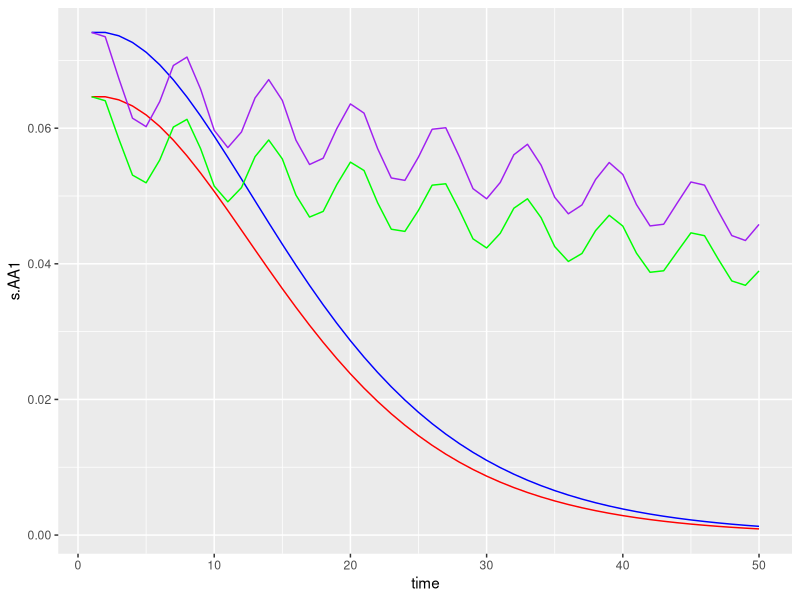

Write R code to recreate this figure. (Note: a time limit stopped this script after it produced the figure.)
library(ggplot2)
library(tidyverse)
## This is the version of the model with a single grid, and no migration, which was used for simulations for Skipjack Tuna and Dogfish
## In this version, fishing pressue is displaced rather than removed by reserves

############################################################################
## Parameters:

NUM.reps <- 1 # The number of replicate simuulations to run
NUM.gens.pre.fishing <- 25 # The number of generations before any fishery
NUM.gens.pre.reserve <- 50 # The number of generations of fishing before reserves are installed
NUM.gens.post.reserve <- 0 # The number of generations with the reserve installed

NS.patches <- 20 # the number of patches on the north-south axis
EW.patches <- 20 # the number of patches on the east-west axis
patch.size <- 100 # the width and height of each grid cell in nautical miles
## View the "world" coordinates:
#view.world <- array(seq(1,NS.patches*EW.patches),c(NS.patches,EW.patches))
#view.world

init.a <- 0.1 # The initial frequency of the low movement allele

sb <- 0.37 # survival proportion for babies

##########################################################
# MAKE THIS A FUNCTION OF A SEA SURFACE TEMP EVENTUALLY  #
M.AA <- 1 # natural mortality for AA                     #
s.AA <- exp(-M.AA) # survival proportion for AA genotype #
M.aa <- 1 # natural mortality for aa                   #
s <- exp(-M.aa) # survival proportion for aa genotype #
##########################################################
sst.change1 = seq(0, 50, .14)
x = seq(0, 5, .1)
sst.change2 = 2*sin(10*x) + (0.18)

SST.AA1 = 25
SST.AA2 = 25
SST.aa1 = 25
SST.aa2 = 25

L = 5
K = 1

M.AA1 <- 1
M.AA2 <- 1
M.aa1 <- 1
M.aa2 <- 1

s.AA1 = vector(mode = "numeric", 50)
s.AA2 = vector(mode = "numeric", 50)
s.aa1 = vector(mode = "numeric", 50)
s.aa2 = vector(mode = "numeric", 50)

for (i in 1:50) {
  M.AA1 = -0.0152 - (0.279 * log10(L)) + (0.6543 * log10(K)) + (0.4634 * log10(SST.AA1))
  M.AA1 = 10^M.AA1
  s.AA1[i] = exp(-M.AA1)
  M.aa1 = -0.0152 - (0.279 * log10(L)) + (0.6543 * log10(K)) + (0.4634 * log10(SST.aa1))
  M.aa1 = 10^M.aa1 * .95
  s.aa1[i] = exp(-M.aa1)
  SST.AA1 = SST.AA1 + sst.change1[i]
  SST.aa1 = SST.aa1 + sst.change1[i]
  
  M.AA2 = -0.0152 - (0.279 * log10(L)) + (0.6543 * log10(K)) + (0.4634 * log10(SST.AA2))
  M.AA2 =  10^M.AA2
  s.AA2[i] = exp(-M.AA2)
  M.aa2 = -0.0152 - (0.279 * log10(L)) + (0.6543 * log10(K)) + (0.4634 * log10(SST.AA2))
  M.aa2 = 10^M.aa2 * .95
  s.aa2[i] = exp(-M.aa2)
  SST.AA2 = SST.AA2 + sst.change2[i]
  SST.aa2 = SST.aa2 + sst.change2[i]
}

df = as.data.frame(s.AA1)
df$s.aa1 = s.aa1
df$s.AA2 = s.AA2
df$s.aa2 = s.aa2

df = df %>% 
  mutate(time = seq(1, 50, 1))

ggplot(df) +
  geom_path(aes(x = time, y = s.AA1), color = "red") +
  geom_path(aes(x = time, y = s.aa1), color = "blue") +
  geom_path(aes(x = time, y = s.AA2), color = "green") +
  geom_path(aes(x = time, y = s.aa2), color = "purple")

dd <- 0.0005 # density dependendence of baby survival 
fecundity <- 1500 # The number of babies produced, on average, by each adult female each year.
maturity.age <- 1.5 # The average age at which individuals mature (i.e., the age at which 50% of individuals are mature)
fished.factor <- 0.8
#fished <- fished.factor*(1-s) # Fishing mortalty: the proportion of adults that get fished per year
fished <- fished.factor
reserves.at <- c(14,15,18,19) # This determines which patches are marine reserves. Should be a list: e.g., for one reserve, c(369,370,371,372,389,390,391,392,409,410,411,412,429,430,431,432)
bold.mover.distance <- 800 # Individuals with AA genotype move this distance on average every year, in nautical miles
lazy.mover.distance <- 600 # Individuals with aa genotype move this distance on average every year, in nautical miles
Dominance.coefficient <- 0.5 # Dominance coefficient
Heritability.index <- 2 # Influences stochastic variation in movement distance. High numbers decrease variation by reducing the variance around the phenotypic mean in a negative binomial distribution. The phenotypic mean is determined by the genotype.

############################################################################
## Create the world

NUM.age.classes <- 3
NUM.sexes <- 2
NUM.genotypes <- 3

world <- array(0, c(NS.patches, EW.patches, NUM.age.classes, NUM.sexes, NUM.genotypes))

############################################################################
## This populates the world.

init <- function() {
  init.AA <- round(200*(1-init.a)^2)
  init.Aa <- round(200*2*(init.a)*(1-init.a))
  init.aa <- round(200*(init.a)^2)
  pop <- world
  for(lat in 1:NS.patches) {
    for(lon in 1:EW.patches) {
      for(i in 1:NUM.age.classes) {
        for(j in 1:NUM.sexes) {
          pop[lat,lon,i,j,1] <- init.AA
          pop[lat,lon,i,j,2] <- init.Aa
          pop[lat,lon,i,j,3] <- init.aa
        }
      }
    }
  }
  return(pop)
}

############################################################################
## This function creates an array to tell the simulation the reserve locations

where.reserves <- function(reserves.at) {
  reserve.patches <- array(0, c(NS.patches, EW.patches))
  for(i in 1:length(reserves.at)) {
    x <- ((reserves.at[i]-1) %/% NS.patches) + 1
    y <- ((reserves.at[i]-1) %% NS.patches) + 1
    reserve.patches[y,x] <- 1
  }
  return(reserve.patches)
}
reserve.patches <- where.reserves(reserves.at)

############################################################################
## This function causes adults to reproduce in spawning areas

spawn <- function(pop) {
  
  fec <- fecundity
  
  for(lat in 1:NS.patches) {
    for(lon in 1:EW.patches) {
      num.females <- sum(pop[lat,lon,3,1,])
      num.males <- sum(pop[lat,lon,3,2,])
      # Spawning only occurs if there is at least one males and one females in the patch
      if(num.females > 0 && num.males > 0) {
        # All females produce the same mean number of eggs
        NUM.A.eggs <- rpois(1,fec*pop[lat,lon,3,1,1] + fec*pop[lat,lon,3,1,2]/2)
        NUM.a.eggs <- rpois(1,fec*pop[lat,lon,3,1,3] + fec*pop[lat,lon,3,1,2]/2)
        # Males produce sperm in proportion to their genotypes 
        freq.A.sperm <- pop[lat,lon,3,2,1]/num.males + (pop[lat,lon,3,2,2]/num.males)/2
        freq.a.sperm <- pop[lat,lon,3,2,3]/num.males + (pop[lat,lon,3,2,2]/num.males)/2
        # Sperm fertilize eggs in proportion to sperm genotype frequencies
        AA <- rbinom(1,NUM.A.eggs,freq.A.sperm)
        aa <- rbinom(1,NUM.a.eggs,freq.a.sperm)
        Aa <- NUM.A.eggs+NUM.a.eggs-AA-aa
        # Divide zygotes 50:50 among the sexes
        AA.f <- rbinom(1,AA,0.5)
        AA.m <- AA-AA.f
        Aa.f <- rbinom(1,Aa,0.5)
        Aa.m <- Aa-Aa.f
        aa.f <- rbinom(1,aa,0.5)
        aa.m <- aa-aa.f
        # Female babies
        pop[lat,lon,1,1,1] <- pop[lat,lon,1,1,1] + AA.f
        pop[lat,lon,1,1,2] <- pop[lat,lon,1,1,2] + Aa.f
        pop[lat,lon,1,1,3] <- pop[lat,lon,1,1,3] + aa.f
        # Male babies
        pop[lat,lon,1,2,1] <- pop[lat,lon,1,2,1] + AA.m
        pop[lat,lon,1,2,2] <- pop[lat,lon,1,2,2] + Aa.m
        pop[lat,lon,1,2,3] <- pop[lat,lon,1,2,3] + aa.m
      }
    }
  }
  return(pop)
}

############################################################################
## This function determines density dependent survival proportion for babies

survival <- function(num) {
  s <- sb # general survival rate for babies
  dd <- dd # density dependendence of survival
  result <- s/(1 + dd * num)
}

############################################################################
## This function determines natural survival and recruitment within each grid cell.

p <- 1/(maturity.age)

recruit <- function(pop) {
  recruit.array <- world
  for(lat in 1:NS.patches) {
    for(lon in 1:EW.patches) {
      for(i in 1:NUM.age.classes) {
        if(i == 1) {
          # Some babies survive and recruit to juvenile age class
          s1 <- survival(sum(pop[lat,lon,i,,]))
          for(j in 1:NUM.sexes) {
            for(k in 1:NUM.genotypes) {
              if(pop[lat,lon,i,j,k] > 0) {
                recruit.array[lat,lon,i+1,j,k] <- recruit.array[lat,lon,i+1,j,k] + rbinom(1,pop[lat,lon,i,j,k],s1)
              }
            }
          }
        }
        if(i == 2) {
          # Some juveniles survive
          for(j in 1:NUM.sexes) {
            for(k in 1:NUM.genotypes) {
              if(pop[lat,lon,i,j,k] > 0) {
                juvies.surviving <- rbinom(1,pop[lat,lon,i,j,k],s)
                # Some juveniles recruit to adult age class
                juvies.recruiting <- rbinom(1,juvies.surviving,p)
                recruit.array[lat,lon,i+1,j,k] <- recruit.array[lat,lon,i+1,j,k] + juvies.recruiting
                # The rest of the juveniles remain in the juvenile age class
                recruit.array[lat,lon,i,j,k] <- recruit.array[lat,lon,i,j,k] + juvies.surviving-juvies.recruiting
              }
            }
          }
        }
        if(i == 3) {
          # Some adults survive
          for(j in 1:NUM.sexes) {
            for(k in 1:NUM.genotypes) {
              if(pop[lat,lon,i,j,k] > 0) {
                recruit.array[lat,lon,i,j,k] <- recruit.array[lat,lon,i,j,k] + rbinom(1,pop[lat,lon,i,j,k],s)
              }
            }
          }
        }
      }
    }
  }
  return(recruit.array)
}

############################################################################
## This function determines fishing mortality within each grid cell, depending whether the cell is a reserve.

fishing <- function(pop,gen) {
  if(gen <= pre.reserve.gens+pre.fishing.gens) {
    each.patch.pop <- array(0,c(NS.patches,EW.patches))
    for(i in 2:NUM.age.classes) {
      for(j in 1:NUM.sexes) {
        for(k in 1:NUM.genotypes) {
          each.patch.pop[,] <- each.patch.pop[,] + pop[,,i,j,k]
        }
      }
    }
    mean.per.patch.pop <- mean(each.patch.pop)
    ff <- mean.per.patch.pop*(1/fished-1)
    if(mean.per.patch.pop > 0) {
      for(lat in 1:NS.patches) {
        for(lon in 1:EW.patches) {
          patch.pop <- sum(pop[lat,lon,c(2,3),,])
          if(patch.pop > 0) {
            f <- patch.pop/(ff+patch.pop)
            for(i in 2:NUM.age.classes) {
              for(j in 1:NUM.sexes) {
                for(k in 1:NUM.genotypes) {
                  pop[lat,lon,i,j,k] <- rbinom(1,pop[lat,lon,i,j,k],(1-f))
                }
              }
            }
          }
        }
      }
    }
  }
  if(gen > pre.reserve.gens+pre.fishing.gens) {
    reserve.area <- sum(reserve.patches)/(NS.patches*EW.patches)
    fished.adj <- fished*1/(1-reserve.area)
    each.patch.pop <- array(0,c(NS.patches,EW.patches))
    for(i in 2:NUM.age.classes) {
      for(j in 1:NUM.sexes) {
        for(k in 1:NUM.genotypes) {
          each.patch.pop[,] <- each.patch.pop[,] + pop[,,i,j,k]
        }
      }
    }
    for(lat in 1:NS.patches) {
      for(lon in 1:EW.patches) {
        if(reserve.patches[lat,lon] == 1) {
          each.patch.pop[lat,lon] <- NaN
        }
      }
    }
    mean.per.patch.pop <- mean(each.patch.pop,na.rm=TRUE)
    ff <- mean.per.patch.pop*(1/fished.adj-1)
    if(mean.per.patch.pop > 0) {
      for(lat in 1:NS.patches) {
        for(lon in 1:EW.patches) {
          if(reserve.patches[lat,lon] == 0) {
            patch.pop <- sum(pop[lat,lon,c(2,3),,])
            if(patch.pop > 0) {
              f <- patch.pop/(ff+patch.pop)
              for(i in 2:NUM.age.classes) {
                for(j in 1:NUM.sexes) {
                  for(k in 1:NUM.genotypes) {
                    pop[lat,lon,i,j,k] <- rbinom(1,pop[lat,lon,i,j,k],(1-f))
                  }
                }
              }
            }
          }
        }
      }
    }
  }
  return(pop)
}

############################################################################
## This function determines how far each individual moves. Movement distance for each genotype is drawn from a negative bimonial function. Babies do not move between grid cells. 

move <- function(pop) {
  
  h <- Dominance.coefficient # Dominance coefficient
  Hom.A.movers <- bold.mover.distance # Individuals with AA genotype move this distance on average, in nautical miles
  Hom.a.movers <- lazy.mover.distance # Individuals with aa genotype move this distance on average, in nautical miles
  Het.movers <- min(Hom.A.movers,Hom.a.movers) + h * abs(Hom.A.movers - Hom.a.movers)
  Herit <- Heritability.index # Influences heritability of movement. High numbers increase heritability by reducing the variance around the phenotypic mean. The phenotypic mean is determined by the genotype.
  
  move.array <- world
  
  for(lat in 1:NS.patches) {
    for(lon in 1:EW.patches) {
      for(i in 2:NUM.age.classes) {
        for(j in 1:NUM.sexes) {
          for(k in 1:NUM.genotypes) {
            if(k == 1) { mean.dist <- Hom.A.movers }
            if(k == 2) { mean.dist <- Het.movers }
            if(k == 3) { mean.dist <- Hom.a.movers }
            if(pop[lat,lon,i,j,k] > 0) {
              # movers are subtracted from the present grid cell
              move.array[lat,lon,i,j,k] <- move.array[lat,lon,i,j,k] - pop[lat,lon,i,j,k]
              # determine the distribution of movement distances in nautical miles:
              dist <- rnbinom(pop[lat,lon,i,j,k], mu = mean.dist, size = Herit)
              # determine the direction of each move
              theta <- runif(pop[lat,lon,i,j,k],0,2*pi)
              # bias this movement in the north-south direction (along coasts) if this is a great white shark simulation (otherwise, comment out the next three lines):
              #f.adj <- function(x, u) x-cos(x)*sin(x) - u
              #my.uniroot <- function(x) uniroot(f.adj, c(0, 2*pi), tol = 0.0001, u = x)$root
              #theta <- vapply(theta, my.uniroot, numeric(1))
              # convert direction and distance into a distance in the x-direction (longitude)
              x <- cos(theta)*dist
              # bounce off edges (assume fish start in centre of cell)
              for(m in 1:length(x)) {
                miss_x.edges <- FALSE
                while(miss_x.edges==FALSE) {
                  if(x[m] <= patch.size*(EW.patches-lon)+patch.size/2) {
                    if(x[m] >= patch.size/2-lon*patch.size) {
                      miss_x.edges <- TRUE }
                  }
                  if(x[m] > patch.size*(EW.patches-lon)+patch.size/2) {
                    x[m] <- -(x[m]-2*(patch.size*(EW.patches-lon)+patch.size/2))
                    # distance penalty for hitting an edge
                    #x[m] <- x[m] + 1
                  }
                  if(x[m] < patch.size/2-lon*patch.size) {
                    x[m] <- -(x[m]-2*(patch.size/2-lon*patch.size))
                    # distance penalty for hitting an edge
                    #x[m] <- x[m] - 1
                  }
                }
              }
              # convert direction and distance into a distance in the y-direction (latitude)
              y <- sin(theta)*dist
              # bounce off edges (assume fish start in centre of cell)
              for(m in 1:length(y)) {
                miss_y.edges <- FALSE
                while(miss_y.edges==FALSE) {
                  if(y[m] <= patch.size*(NS.patches-lat)+patch.size/2) {
                    if(y[m] >= patch.size/2-lat*patch.size) {
                      miss_y.edges <- TRUE }
                  }
                  if(y[m] > patch.size*(NS.patches-lat)+patch.size/2) {
                    y[m] <- -(y[m]-2*(patch.size*(NS.patches-lat)+patch.size/2))
                    # distance penalty for hitting an edge
                    #y[m] <- y[m] + 1
                  }
                  if(y[m] < patch.size/2-lat*patch.size) {
                    y[m] <- -(y[m]-2*(patch.size/2-lat*patch.size))
                    # distance penalty for hitting an edge
                    #y[m] <- y[m] - 1
                  }
                }
              }
              # convert movement distances into numbers of grid cells (assume fish start in centre of cell):
              xy <- as.data.frame(cbind(x,y))
              hx <- hist(xy$x, breaks = seq(round(min(x),-2)-patch.size/2,round(max(x),-2)+patch.size/2,patch.size), plot = FALSE)
              xbreaks <- hx$breaks
              xmids <- hx$mids
              hy <- hist(xy$y, breaks = seq(round(min(y),-2)-patch.size/2,round(max(y),-2)+patch.size/2,patch.size), plot = FALSE)
              ybreaks <- hy$breaks
              ymids <- hy$mids
              freq <-  as.data.frame(table(cut(xy[,2], ybreaks,labels=ymids),cut(xy[,1], xbreaks,labels=xmids)))
              freq2D <- as.data.frame(array(0,c(length(ymids),length(xmids))))
              names(freq2D) <- xmids/patch.size
              row.names(freq2D) <- ymids/patch.size
              freq2D[cbind(freq[,1], freq[,2])] <- freq[,3]
              # populate the move.array with movers (and stayers)
              for(xx in 1:length(xmids)) {
                for(yy in 1:length(ymids)) {
                  move.array[lat+as.numeric(row.names(freq2D)[yy]),lon+as.numeric(names(freq2D)[xx]),i,j,k] <- move.array[lat+as.numeric(row.names(freq2D)[yy]),lon+as.numeric(names(freq2D)[xx]),i,j,k] + freq2D[yy,xx]
                }
              }
            }
          }
        }
      }
    }
  }
  # add move.array to pop to finish movement
  return(pop+move.array)
}

############################################################################
## THE SIMULATION ##########################################################

reps <- NUM.reps

pre.fishing.gens <- NUM.gens.pre.fishing
pre.reserve.gens <- NUM.gens.pre.reserve
post.reserve.gens <- NUM.gens.post.reserve
gens <- pre.fishing.gens+pre.reserve.gens+post.reserve.gens

output.array <- array(0 ,c(NS.patches, EW.patches, NUM.age.classes, NUM.sexes, NUM.genotypes, gens, reps))

for(rep in 1:reps) {
  print(rep)
  pop <- init()
  for(t in 1:gens) {
    output.array[,,,,,t,rep] <- pop
    pop <- spawn(pop)
    pop <- recruit(pop)
    if(t > pre.fishing.gens) {
      gen <- t
      pop <- fishing(pop,gen)
    }
    pop <- move(pop)
    print(t)
  }
}

save.image(file='/Users/jonmee/Desktop/Skip_Dog_disp_image.RData') #specify output file path here
